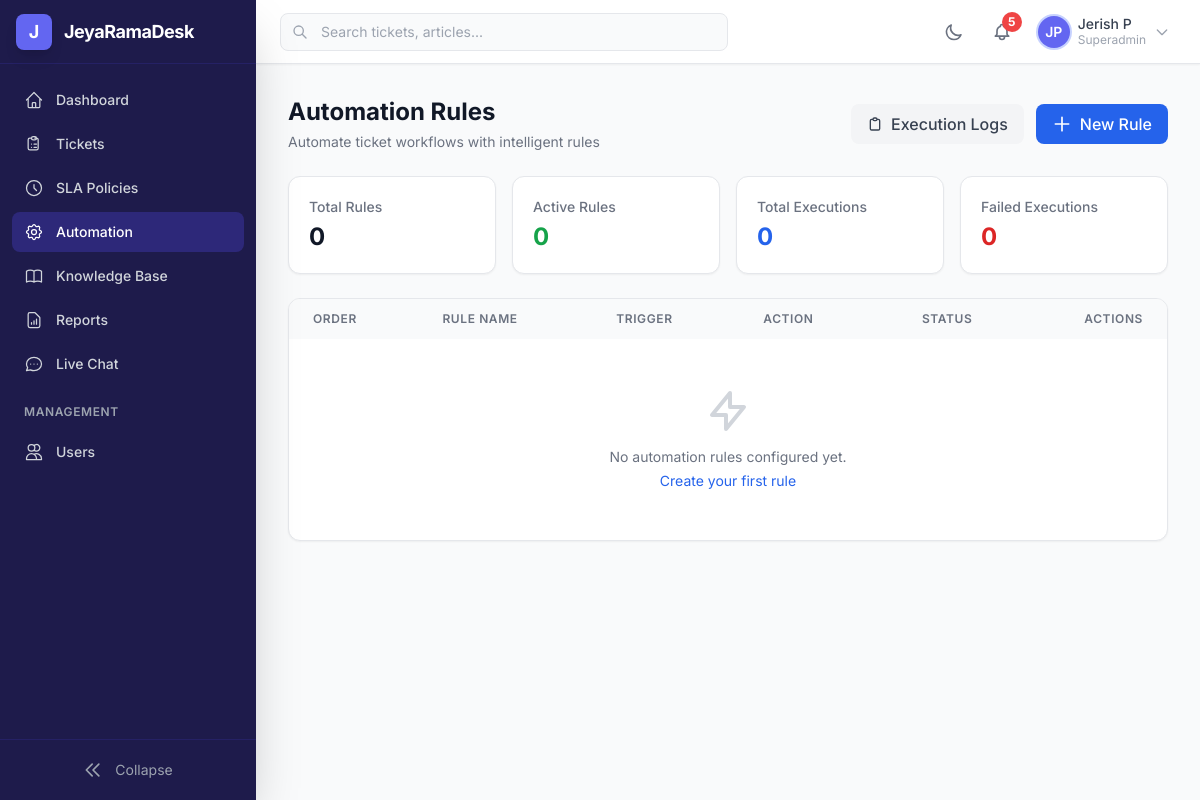
The app's page /desk/automation/ (signed in) with its own data.
### accounts/models.py (models this page shows, shortened)
class User(AbstractBaseUser, PermissionsMixin):
    class Role(models.TextChoices):
        SUPERADMIN = 'superadmin', 'Super Admin'
        MANAGER = 'manager', 'Manager'
        AGENT = 'agent', 'Agent'
        CUSTOMER = 'customer', 'Customer'
    id = models.UUIDField(primary_key=True, default=uuid.uuid4, editable=False)
    email = models.EmailField('Email Address', unique=True, db_index=True)
    first_name = models.CharField('First Name', max_length=150)
    last_name = models.CharField('Last Name', max_length=150)
    phone = models.CharField('Phone Number', max_length=20, blank=True, default='')
    address = models.TextField('Address', blank=True, default='')
    avatar = models.ImageField(
        'Profile Picture',
        upload_to='avatars/%Y/%m/',
        blank=True,
        null=True,
    )
    role = models.CharField(
        'Role',
        max_length=20,
        choices=Role.choices,
        default=Role.CUSTOMER,
        db_index=True,
    )
    department = models.CharField(max_length=100, blank=True, default='')
    job_title = models.CharField(max_length=100, blank=True, default='')
    is_active = models.BooleanField('Active', default=True, db_index=True)
    is_staff = models.BooleanField('Staff Status', default=False)
    is_online = models.BooleanField('Online', default=False)
    is_profile_completed = models.BooleanField('Profile Completed', default=False)
    date_joined = models.DateTimeField('Date Joined', default=timezone.now)
    last_login = models.DateTimeField('Last Login', blank=True, null=True)
    updated_at = models.DateTimeField('Updated At', auto_now=True)
    timezone_pref = models.CharField(
        'Timezone', max_length=50, default='UTC',
    )
    email_notifications = models.BooleanField(default=True)
    dark_mode = models.BooleanField(default=False)
    objects = UserManager()
    USERNAME_FIELD = 'email'
    REQUIRED_FIELDS = ['first_name', 'last_name']
    class Meta:
        db_table = 'jrd_users'
        verbose_name = 'User'
        verbose_name_plural = 'Users'
        ordering = ['-date_joined']
        indexes = [
            models.Index(fields=['role', 'is_active'], name='idx_user_role_active'),
            models.Index(fields=['email'], name='idx_user_email'),
            models.Index(fields=['date_joined'], name='idx_user_joined'),
        ]
    @property
    def full_name(self):
        return f'{self.first_name} {self.last_name}'.strip()
    @property
    def initials(self):
        return f'{self.first_name[:1]}{self.last_name[:1]}'.upper()
    @property
    def is_customer(self):
        return self.role == self.Role.CUSTOMER
    @property
    def is_staff_member(self):
        return self.role in (self.Role.SUPERADMIN, self.Role.MANAGER, self.Role.AGENT)

### automation/views.py (the view)
# urls.py: path('', views.rule_list_view, name='list'),
@login_required
def rule_list_view(request):
    if request.user.is_customer:
        messages.error(request, 'Access denied.')
        return redirect('dashboard:index')
    rules = AutomationRule.objects.all().order_by('priority_order', '-created_at')
    recent_logs = AutomationLog.objects.select_related(
        'rule', 'ticket'
    ).order_by('-executed_at')[:20]
    stats = AutomationService.get_rule_stats()
    return render(request, 'automation/rule_list.html', {
        'rules': rules,
        'recent_logs': recent_logs,
        'stats': stats,
    })

### automation/services/automation_service.py (called while the page is built)
    @staticmethod
    def get_rule_stats():
        from django.db.models import Count, Q
        total_rules = AutomationRule.objects.count()
        active_rules = AutomationRule.objects.filter(is_active=True).count()
        log_stats = AutomationLog.objects.aggregate(
            total_executions=Count('id'),
            successful=Count('id', filter=Q(status='success')),
            failed=Count('id', filter=Q(status='failed')),
        )
        return {
            'total_rules': total_rules,
            'active_rules': active_rules,
            'total_executions': log_stats['total_executions'],
            'successful_executions': log_stats['successful'],
            'failed_executions': log_stats['failed'],
        }

### notifications/context_processors.py (called while the page is built)
def unread_notifications_count(request):
    if request.user.is_authenticated:
        return {
            'unread_notifications_count': Notification.objects.filter(
                user=request.user,
                is_read=False,
            ).count()
        }
    return {'unread_notifications_count': 0}

### templates/automation/rule_list.html (shortened to what this page needs)
{% extends 'base.html' %}
{% block content %}
<div class="space-y-6">
    <div class="flex flex-col sm:flex-row sm:items-center sm:justify-between gap-4">
        <div>
            <h1 class="text-2xl font-bold text-gray-900 dark:text-white">Automation Rules</h1>
            <p class="text-sm text-gray-500 dark:text-gray-400 mt-1">Automate ticket workflows with intelligent rules</p>
        </div>
        <div class="flex gap-3">
            <a href="{% url 'automation:logs' %}"
               class="inline-flex items-center px-4 py-2 bg-gray-100 dark:bg-gray-700 text-gray-700 dark:text-gray-300 font-medium rounded-lg hover:bg-gray-200 dark:hover:bg-gray-600 transition">
                <svg class="w-4 h-4 mr-2" fill="none" stroke="currentColor" viewBox="0 0 24 24">
                    <path stroke-linecap="round" stroke-linejoin="round" stroke-width="2" d="M9 5H7a2 2 0 00-2 2v12a2 2 0 002 2h10a2 2 0 002-2V7a2 2 0 00-2-2h-2M9 5a2 2 0 002 2h2a2 2 0 002-2M9 5a2 2 0 012-2h2a2 2 0 012 2"/>
                </svg>
                Execution Logs
            </a>
            <a href="{% url 'automation:create' %}"
               class="inline-flex items-center px-4 py-2 bg-blue-600 text-white font-medium rounded-lg hover:bg-blue-700 transition">
                <svg class="w-5 h-5 mr-2" fill="none" stroke="currentColor" viewBox="0 0 24 24">
                    <path stroke-linecap="round" stroke-linejoin="round" stroke-width="2" d="M12 4v16m8-8H4"/>
                </svg>
                New Rule
            </a>
        </div>
    </div>
    <div class="grid grid-cols-1 sm:grid-cols-2 lg:grid-cols-4 gap-4">
        <div class="bg-white dark:bg-gray-800 rounded-xl shadow-sm border border-gray-200 dark:border-gray-700 p-5">
            <p class="text-sm font-medium text-gray-500 dark:text-gray-400">Total Rules</p>
            <p class="text-2xl font-bold text-gray-900 dark:text-white mt-1">{{ stats.total_rules }}</p>
        </div>
        <div class="bg-white dark:bg-gray-800 rounded-xl shadow-sm border border-gray-200 dark:border-gray-700 p-5">
            <p class="text-sm font-medium text-gray-500 dark:text-gray-400">Active Rules</p>
            <p class="text-2xl font-bold text-green-600 dark:text-green-400 mt-1">{{ stats.active_rules }}</p>
        </div>
        <div class="bg-white dark:bg-gray-800 rounded-xl shadow-sm border border-gray-200 dark:border-gray-700 p-5">
            <p class="text-sm font-medium text-gray-500 dark:text-gray-400">Total Executions</p>
            <p class="text-2xl font-bold text-blue-600 dark:text-blue-400 mt-1">{{ stats.total_executions }}</p>
        </div>
        <div class="bg-white dark:bg-gray-800 rounded-xl shadow-sm border border-gray-200 dark:border-gray-700 p-5">
            <p class="text-sm font-medium text-gray-500 dark:text-gray-400">Failed Executions</p>
            <p class="text-2xl font-bold text-red-600 dark:text-red-400 mt-1">{{ stats.failed_executions }}</p>
        </div>
    </div>
    <div class="bg-white dark:bg-gray-800 rounded-xl shadow-sm border border-gray-200 dark:border-gray-700 overflow-hidden">
        <div class="overflow-x-auto">
            <table class="w-full">
                <thead class="bg-gray-50 dark:bg-gray-700/50">
                    <tr>
                        <th class="px-6 py-3 text-left text-xs font-semibold text-gray-500 dark:text-gray-400 uppercase tracking-wider">Order</th>
                        <th class="px-6 py-3 text-left text-xs font-semibold text-gray-500 dark:text-gray-400 uppercase tracking-wider">Rule Name</th>
                        <th class="px-6 py-3 text-left text-xs font-semibold text-gray-500 dark:text-gray-400 uppercase tracking-wider">Trigger</th>
                        <th class="px-6 py-3 text-left text-xs font-semibold text-gray-500 dark:text-gray-400 uppercase tracking-wider">Action</th>
                        <th class="px-6 py-3 text-center text-xs font-semibold text-gray-500 dark:text-gray-400 uppercase tracking-wider">Status</th>
                        <th class="px-6 py-3 text-right text-xs font-semibold text-gray-500 dark:text-gray-400 uppercase tracking-wider">Actions</th>
                    </tr>
                </thead>
                <tbody class="divide-y divide-gray-200 dark:divide-gray-700">
                    {% for rule in rules %}
                    <tr class="hover:bg-gray-50 dark:hover:bg-gray-700/30 transition">
                        <td class="px-6 py-4 text-sm text-gray-500 dark:text-gray-400">{{ rule.priority_order }}</td>
                        <td class="px-6 py-4">
                            <div class="font-medium text-gray-900 dark:text-white">{{ rule.name }}</div>
                            {% if rule.description %}
                            <p class="text-xs text-gray-500 dark:text-gray-400 mt-0.5 truncate max-w-xs">{{ rule.description }}</p>
                            {% endif %}
                        </td>
                        <td class="px-6 py-4">
                            <span class="inline-flex items-center px-2.5 py-0.5 rounded-full text-xs font-medium bg-purple-100 text-purple-800 dark:bg-purple-900/30 dark:text-purple-400">
                                {{ rule.get_trigger_event_display }}
                            </span>
                        </td>
                        <td class="px-6 py-4">
                            <span class="inline-flex items-center px-2.5 py-0.5 rounded-full text-xs font-medium bg-blue-100 text-blue-800 dark:bg-blue-900/30 dark:text-blue-400">
                                {{ rule.get_action_type_display }}
                            </span>
                        </td>
                        <td class="px-6 py-4 text-center">
                            {% if rule.is_active %}
                            <span class="inline-flex items-center px-2.5 py-0.5 rounded-full text-xs font-medium bg-green-100 text-green-800 dark:bg-green-900/30 dark:text-green-400">Active</span>
                            {% else %}
                            <span class="inline-flex items-center px-2.5 py-0.5 rounded-full text-xs font-medium bg-gray-100 text-gray-600 dark:bg-gray-900/30 dark:text-gray-400">Inactive</span>
                            {% endif %}
                        </td>
                        <td class="px-6 py-4 text-right space-x-2">
                            <a href="{% url 'automation:edit' rule.pk %}"
                               class="text-blue-600 hover:text-blue-800 dark:text-blue-400 text-sm font-medium">Edit</a>
                            <a href="{% url 'automation:delete' rule.pk %}"
                               class="text-red-600 hover:text-red-800 dark:text-red-400 text-sm font-medium">Delete</a>
                        </td>
                    </tr>
                    {% empty %}
                    <tr>
                        <td colspan="6" class="px-6 py-12 text-center text-gray-500 dark:text-gray-400">
                            <svg class="w-12 h-12 mx-auto mb-3 text-gray-300 dark:text-gray-600" fill="none" stroke="currentColor" viewBox="0 0 24 24">
                                <path stroke-linecap="round" stroke-linejoin="round" stroke-width="2" d="M13 10V3L4 14h7v7l9-11h-7z"/>
                            </svg>
                            <p class="text-sm">No automation rules configured yet.</p>
                            <a href="{% url 'automation:create' %}" class="text-blue-600 hover:underline text-sm mt-1 inline-block">Create your first rule</a>
                        </td>
                    </tr>
                    {% endfor %}
                </tbody>
            </table>
        </div>
    </div>
</div>
{% endblock %}

### templates/includes/topbar.html (shortened to what this page needs)
<header class="h-16 bg-white dark:bg-gray-800 border-b border-gray-200 dark:border-gray-700 flex items-center px-4 md:px-6 shadow-sm z-30">
    <div class="hidden md:flex items-center flex-1 max-w-md">
        <div class="relative w-full">
            <div class="absolute inset-y-0 left-0 pl-3 flex items-center pointer-events-none">
            </div>
            <input type="text" placeholder="Search tickets, articles..."
                   class="w-full pl-10 pr-4 py-2 border border-gray-200 dark:border-gray-600 rounded-lg
                          bg-gray-50 dark:bg-gray-700 text-sm text-gray-900 dark:text-gray-100
                          focus:ring-2 focus:ring-primary-500 focus:border-transparent
                          placeholder-gray-400 transition-colors">
        </div>
    </div>
    <div class="flex items-center ml-auto space-x-3">
        <button @click="darkMode = !darkMode; localStorage.setItem('darkMode', darkMode)"
                class="p-2 rounded-lg text-gray-500 hover:bg-gray-100 dark:text-gray-400 dark:hover:bg-gray-700 transition-colors">
            <svg x-show="!darkMode" class="w-5 h-5" fill="none" stroke="currentColor" viewBox="0 0 24 24">
                <path stroke-linecap="round" stroke-linejoin="round" stroke-width="2"
                      d="M20.354 15.354A9 9 0 018.646 3.646 9.003 9.003 0 0012 21a9.003 9.003 0 008.354-5.646z"/>
            </svg>
        </button>
        <a href="{% url 'notifications:list' %}"
           class="relative p-2 rounded-lg text-gray-500 hover:bg-gray-100 dark:text-gray-400 dark:hover:bg-gray-700 transition-colors">
            {% if unread_notifications_count %}
            <span class="absolute -top-0.5 -right-0.5 w-5 h-5 bg-red-500 text-white text-xs font-bold rounded-full flex items-center justify-center">
                {{ unread_notifications_count }}
            </span>
            {% endif %}
        </a>
        <div x-data="{ profileOpen: false }" class="relative">
            <button @click="profileOpen = !profileOpen" @click.outside="profileOpen = false"
                    class="flex items-center space-x-2 p-1.5 rounded-lg hover:bg-gray-100 dark:hover:bg-gray-700 transition-colors">
                {% if user.avatar %}
                <img src="{{ user.avatar.url }}" alt="{{ user.full_name }}"
                     class="w-8 h-8 rounded-full object-cover ring-2 ring-primary-200">
                {% else %}
                <div class="w-8 h-8 rounded-full bg-primary-500 flex items-center justify-center text-white text-sm font-semibold ring-2 ring-primary-200">
                    {{ user.initials }}
                </div>
                {% endif %}
                <div class="hidden md:block text-left">
                    <p class="text-sm font-medium text-gray-700 dark:text-gray-200 leading-tight">{{ user.full_name }}</p>
                    <p class="text-xs text-gray-400 capitalize">{{ user.role }}</p>
                </div>
                <svg class="w-4 h-4 text-gray-400 hidden md:block" fill="none" stroke="currentColor" viewBox="0 0 24 24">
                    <path stroke-linecap="round" stroke-linejoin="round" stroke-width="2" d="M19 9l-7 7-7-7"/>
                </svg>
            </button>
        </div>
    </div>
</header>

### templates/base.html (style rules this page uses)
body { font-family: 'Inter', system-ui, sans-serif; }

### records on screen
User: initials "JP", full_name "Jerish P", role "Superadmin"

### other values on screen
{{ unread_notifications_count }} "5"
{{ stats.total_rules }} "0"
{{ stats.active_rules }} "0"
{{ stats.total_executions }} "0"
{{ stats.failed_executions }} "0"
